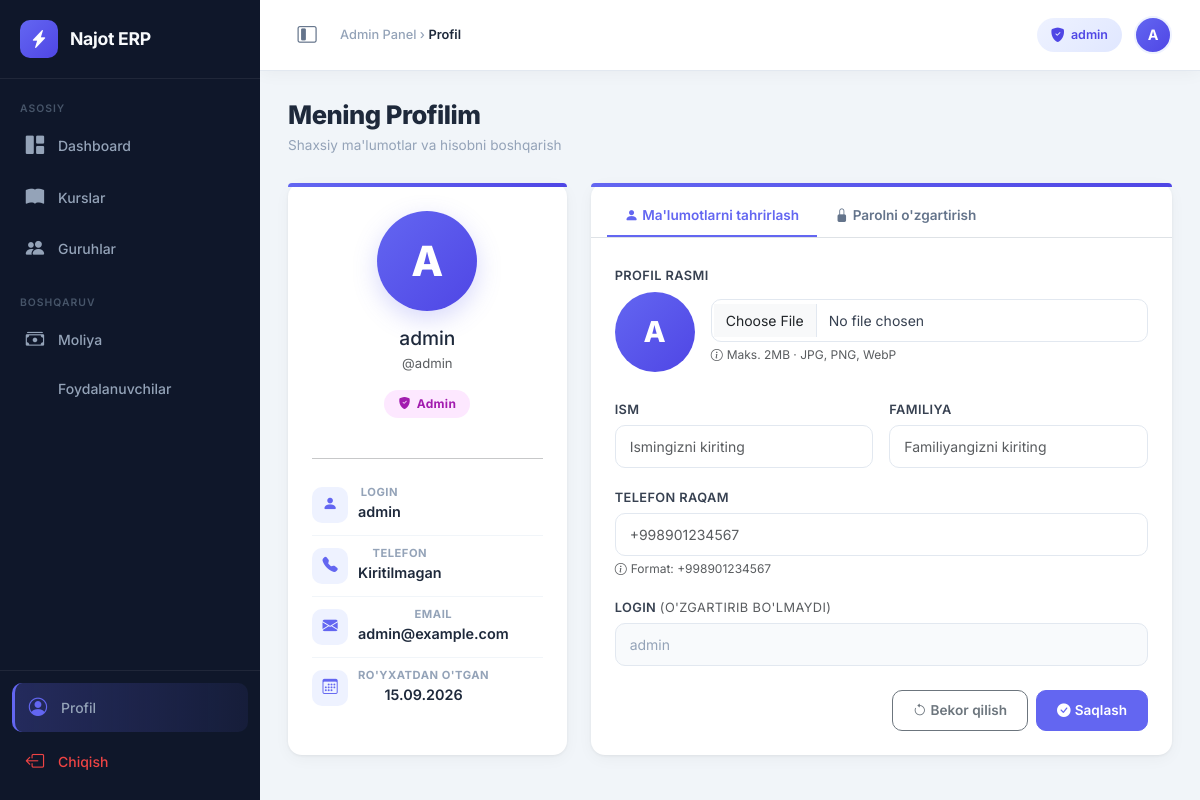
/profile/ (signed in), run on the app's committed database.
### users/models.py (models this page shows, shortened)
class User(AbstractUser):
    ROLE_CHOICES = (
        ('ADMIN', 'Admin'),
        ('MENTOR', 'Mentor'),
        ('STUDENT', 'Student'),
    )
    role = models.CharField(max_length=10, choices=ROLE_CHOICES, default='STUDENT')
    phone = models.CharField(max_length=15, blank=True, null=True)  # Telefon maydoni
    avatar = models.ImageField(upload_to='avatars/', blank=True, null=True)  # Profil rasmi
    objects = CustomUserManager()  # Manager'ni shu yerga ulaymiz
    @property
    def is_admin(self):
        return self.role == 'ADMIN' or self.is_superuser

### users/views.py (the view)
# urls.py: path('profile/', ProfileView.as_view(), name='profile'),
class ProfileView(LoginRequiredMixin, View):
    def get(self, request):
        profile_form = ProfileUpdateForm(instance=request.user)
        password_form = CustomPasswordChangeForm(user=request.user)
        return render(request, _profile_template(request.user), {
            'profile_form': profile_form,
            'password_form': password_form,
        })

### users/forms.py (shortened to what this page needs)
class ProfileUpdateForm(forms.ModelForm):
    class Meta:
        model = User
        fields = ['first_name', 'last_name', 'phone', 'avatar']
        labels = {
            'first_name': 'Ism',
            'last_name': 'Familiya',
            'phone': 'Telefon raqam',
            'avatar': 'Profil rasmi',
        }
        widgets = {
            'first_name': forms.TextInput(attrs={
                'class': 'form-control',
                'placeholder': 'Ismingizni kiriting',
            }),
            'last_name': forms.TextInput(attrs={
                'class': 'form-control',
                'placeholder': 'Familiyangizni kiriting',
            }),
            'phone': forms.TextInput(attrs={
                'class': 'form-control',
                'placeholder': '+998901234567',
            }),
            'avatar': forms.ClearableFileInput(attrs={
                'class': 'form-control',
                'accept': 'image/jpeg,image/png,image/webp',
            }),
        }

### users/views.py (called while the page is built)
def _profile_template(user):
    if user.is_admin:
        return 'users/profile_admin.html'
    elif user.is_mentor:
        return 'users/profile_mentor.html'
    return 'users/profile_student.html'

### templates/users/profile_admin.html (shortened to what this page needs)
{% extends 'base_admin.html' %}
{% block page_title %}Profil{% endblock %}
{% block content %}{% include 'users/profile_content.html' %}{% endblock %}

### templates/base_admin.html (shortened to what this page needs)
<!DOCTYPE html>
<html lang="uz">
<head>
    <link href="https://cdn.jsdelivr.net/npm/bootstrap@5.3.2/dist/css/bootstrap.min.css" rel="stylesheet">
    <link href="https://cdn.jsdelivr.net/npm/bootstrap-icons@1.11.3/font/bootstrap-icons.min.css" rel="stylesheet">
</head>
<body>
<nav id="sidebar">
    <a href="{% url 'dashboard' %}" class="sidebar-brand">
        <div class="brand-icon"><i class="bi bi-lightning-charge-fill"></i></div>
        <span class="brand-text">Najot ERP</span>
    </a>
    <div class="sidebar-nav">
        <div class="nav-label">Asosiy</div>
        <a href="{% url 'dashboard' %}"
           class="sidebar-item {% block nav_dashboard %}{% endblock %}">
            <i class="bi bi-grid-1x2-fill"></i>
            <span class="item-label">Dashboard</span>
        </a>
        <a href="{% url 'course_list' %}"
           class="sidebar-item {% block nav_courses %}{% endblock %}">
            <i class="bi bi-book-fill"></i>
            <span class="item-label">Kurslar</span>
        </a>
        <a href="{% url 'group_list' %}"
           class="sidebar-item {% block nav_groups %}{% endblock %}">
            <i class="bi bi-people-fill"></i>
            <span class="item-label">Guruhlar</span>
        </a>
        <div class="nav-label mt-3">Boshqaruv</div>
        <a href="{% url 'payment_list' %}"
           class="sidebar-item {% block nav_finance %}{% endblock %}">
            <i class="bi bi-cash-stack"></i>
            <span class="item-label">Moliya</span>
        </a>
        <a href="{% url 'user_management' %}"
           class="sidebar-item {% block nav_users %}{% endblock %}">
            <span class="item-label">Foydalanuvchilar</span>
        </a>
    </div>
    <div class="sidebar-footer">
        <a href="{% url 'profile' %}" class="sidebar-item" style="color: #94a3b8; margin-bottom:4px;">
            <i class="bi bi-person-circle"></i>
            <span class="item-label">Profil</span>
        </a>
        <a href="{% url 'logout' %}" class="sidebar-item">
            <i class="bi bi-box-arrow-left"></i>
            <span class="item-label">Chiqish</span>
        </a>
    </div>
</nav>
<header id="topbar">
    <div class="topbar-left">
        <button id="sidebarToggle" title="Menyuni ochish/yopish">
            <i class="bi bi-layout-sidebar-inset"></i>
        </button>
        <div class="topbar-breadcrumb">
            Admin Panel &rsaquo; <span class="current">{% block page_title %}Bosh sahifa{% endblock %}</span>
        </div>
    </div>
    <div class="topbar-right">
        <div class="topbar-badge">
            <i class="bi bi-shield-fill-check"></i>
            <span>{{ user.username }}</span>
        </div>
        <a href="{% url 'profile' %}" class="topbar-avatar"
           title="Profil">
            {{ user.username|slice:":1"|upper }}
        </a>
    </div>
</header>
<main id="main-content">
    <div class="content-wrapper">
        {% block content %}{% endblock %}
    </div>
</main>
</body>
</html>

### templates/users/profile_content.html (shortened to what this page needs)
<div class="page-header">
    <div>
        <h1>Mening Profilim</h1>
        <div class="page-subtitle">Shaxsiy ma'lumotlar va hisobni boshqarish</div>
    </div>
</div>
<div class="row g-4">
    <div class="col-lg-4">
        <div class="card h-100">
            <div class="card-accent-top"></div>
            <div class="card-body p-4 text-center d-flex flex-column align-items-center">
                <div class="profile-avatar-lg mb-3">
                    {% if user.avatar %}
                        <img src="{{ user.avatar.url }}" alt="{{ user.username }}">
                    {% else %}
                        {{ user.username|slice:":1"|upper }}
                    {% endif %}
                </div>
                <h4 class="fw-800 mb-1" style="color:#1e293b; font-size:1.2rem;">
                    {{ user.get_full_name|default:user.username }}
                </h4>
                <div class="text-muted mb-3" style="font-size:.82rem;">@{{ user.username }}</div>
                {% if user.is_admin %}
                    <span class="role-badge admin mb-4">
                        <i class="bi bi-shield-fill-check"></i> Admin
                    </span>
                {% elif user.is_mentor %}
                    <span class="role-badge mentor mb-4">
                        <i class="bi bi-person-badge-fill"></i> Mentor
                    </span>
                {% else %}
                    <span class="role-badge student mb-4">
                        <i class="bi bi-mortarboard-fill"></i> Talaba
                    </span>
                {% endif %}
                <hr class="w-100">
                <div class="w-100">
                    <div class="info-row">
                        <div class="info-icon"><i class="bi bi-person-fill"></i></div>
                        <div>
                            <div class="info-label">Login</div>
                            <div class="info-value">{{ user.username }}</div>
                        </div>
                    </div>
                    <div class="info-row">
                        <div class="info-icon"><i class="bi bi-telephone-fill"></i></div>
                        <div>
                            <div class="info-label">Telefon</div>
                            <div class="info-value">{{ user.phone|default:"Kiritilmagan" }}</div>
                        </div>
                    </div>
                    <div class="info-row">
                        <div class="info-icon"><i class="bi bi-envelope-fill"></i></div>
                        <div>
                            <div class="info-label">Email</div>
                            <div class="info-value">{{ user.email|default:"Kiritilmagan" }}</div>
                        </div>
                    </div>
                    <div class="info-row">
                        <div class="info-icon"><i class="bi bi-calendar3"></i></div>
                        <div>
                            <div class="info-label">Ro'yxatdan o'tgan</div>
                            <div class="info-value">{{ user.date_joined|date:"d.m.Y" }}</div>
                        </div>
                    </div>
                </div>
            </div>
        </div>
    </div>
    <div class="col-lg-8">
        <div class="card">
            <div class="card-accent-top"></div>
            <ul class="nav profile-tabs border-bottom px-3 pt-2">
                <li class="nav-item">
                    <button class="nav-link {% if active_tab != 'password' %}active{% endif %}"
                            data-bs-toggle="tab" data-bs-target="#tab-profile" type="button">
                        <i class="bi bi-person-fill me-1"></i>Ma'lumotlarni tahrirlash
                    </button>
                </li>
                <li class="nav-item">
                    <button class="nav-link {% if active_tab == 'password' %}active{% endif %}"
                            data-bs-toggle="tab" data-bs-target="#tab-password" type="button">
                        <i class="bi bi-lock-fill me-1"></i>Parolni o'zgartirish
                    </button>
                </li>
            </ul>
            <div class="tab-content p-4">
                <div class="tab-pane fade {% if active_tab != 'password' %}show active{% endif %}" id="tab-profile">
                    <form method="POST" action="{% url 'profile_update' %}" enctype="multipart/form-data">
                        <div class="mb-4">
                            <label class="form-label">Profil rasmi</label>
                            <div class="d-flex align-items-center gap-3">
                                <div id="avatar-preview-wrap">
                                    {% if user.avatar %}
                                        <img id="avatar-preview" src="{{ user.avatar.url }}" style="display:block;">
                                        <div id="avatar-placeholder" style="display:none;">{{ user.username|slice:":1"|upper }}</div>
                                    {% else %}
                                        <div id="avatar-placeholder">{{ user.username|slice:":1"|upper }}</div>
                                    {% endif %}
                                </div>
                                <div class="flex-grow-1">
                                    {{ profile_form.avatar }}
                                    <div class="form-text text-muted" style="font-size:.75rem;">
                                        <i class="bi bi-info-circle me-1"></i>Maks. 2MB · JPG, PNG, WebP
                                    </div>
                                </div>
                            </div>
                        </div>
                        <div class="row g-3">
                            <div class="col-md-6">
                                <label class="form-label">{{ profile_form.first_name.label }}</label>
                                {{ profile_form.first_name }}
                            </div>
                            <div class="col-md-6">
                                <label class="form-label">{{ profile_form.last_name.label }}</label>
                                {{ profile_form.last_name }}
                            </div>
                            <div class="col-12">
                                <label class="form-label">{{ profile_form.phone.label }}</label>
                                {{ profile_form.phone }}
                                <div class="form-text text-muted" style="font-size:.75rem;"><i class="bi bi-info-circle me-1"></i>Format: +998901234567</div>
                            </div>
                            <div class="col-12">
                                <label class="form-label">Login <span class="text-muted" style="font-weight:400;">(o'zgartirib bo'lmaydi)</span></label>
                                <input type="text" class="form-control" value="{{ user.username }}" disabled style="background:#f8fafc; color:#94a3b8;">
                            </div>
                        </div>
                        <div class="d-flex justify-content-end gap-2 mt-4">
                            <button type="reset" class="btn btn-outline-secondary">
                                <i class="bi bi-arrow-counterclockwise me-1"></i>Bekor qilish
                            </button>
                            <button type="submit" class="btn btn-primary">
                                <i class="bi bi-check-circle-fill me-1"></i>Saqlash
                            </button>
                        </div>
                    </form>
                </div>
            </div>
        </div>
    </div>
</div>

### templates/users/profile_content.html (style rules this page uses)
.profile-avatar-lg { width: 100px; height: 100px; border-radius: 50%; display: flex; align-items: center; justify-content: center; font-size: 2.6rem; font-weight: 800; color: #fff; flex-shrink: 0; background: linear-gradient(135deg, var(--primary, #6366f1), var(--primary-dark, #4f46e5)); box-shadow: 0 8px 24px rgba(99,102,241,.25); overflow: hidden; position: relative; }
.role-badge { display: inline-flex; align-items: center; gap: 6px; padding: 5px 14px; border-radius: 100px; font-size: .75rem; font-weight: 700; letter-spacing: .3px; }
.role-badge.admin { background: #fde8ff; color: #a21caf; }
.info-row { display: flex; align-items: center; gap: 10px; padding: 12px 0; border-bottom: 1px solid #f1f5f9; }
.info-row:last-child { border-bottom: none; }
.info-row .info-icon { width: 36px; height: 36px; border-radius: 10px; background: var(--primary-light, #eef2ff); display: flex; align-items: center; justify-content: center; color: var(--primary, #6366f1); font-size: .95rem; flex-shrink: 0; }
.info-row .info-label { font-size: .7rem; font-weight: 700; color: #94a3b8; text-transform: uppercase; letter-spacing: .5px; line-height: 1; }
.info-row .info-value { font-size: .9rem; font-weight: 600; color: #1e293b; margin-top: 2px; }
.profile-tabs .nav-link { color: #64748b; font-weight: 600; font-size: .85rem; border: none; border-bottom: 2px solid transparent; padding: 10px 18px; border-radius: 0; transition: all .2s; }
.profile-tabs .nav-link.active { color: var(--primary, #6366f1); border-bottom-color: var(--primary, #6366f1); background: transparent; }
#avatar-preview-wrap { position: relative; display: inline-block; }
#avatar-placeholder { width: 80px; height: 80px; border-radius: 50%; background: linear-gradient(135deg, var(--primary, #6366f1), var(--primary-dark, #4f46e5)); display: flex; align-items: center; justify-content: center; font-size: 1.8rem; font-weight: 800; color: #fff; }
.card-accent-top { height: 4px; background: linear-gradient(90deg, var(--primary, #6366f1), var(--primary-dark, #4f46e5)); border-radius: var(--card-radius, 14px) var(--card-radius, 14px) 0 0; }

### data on the page
User: username "admin", username "A", get_full_name "admin", phone "Kiritilmagan", email "admin@example.com", date_joined "15.09.2026"

### other printed values
{{ profile_form.first_name.label }} "ISM"
{{ profile_form.last_name.label }} "FAMILIYA"
{{ profile_form.phone.label }} "TELEFON RAQAM"
